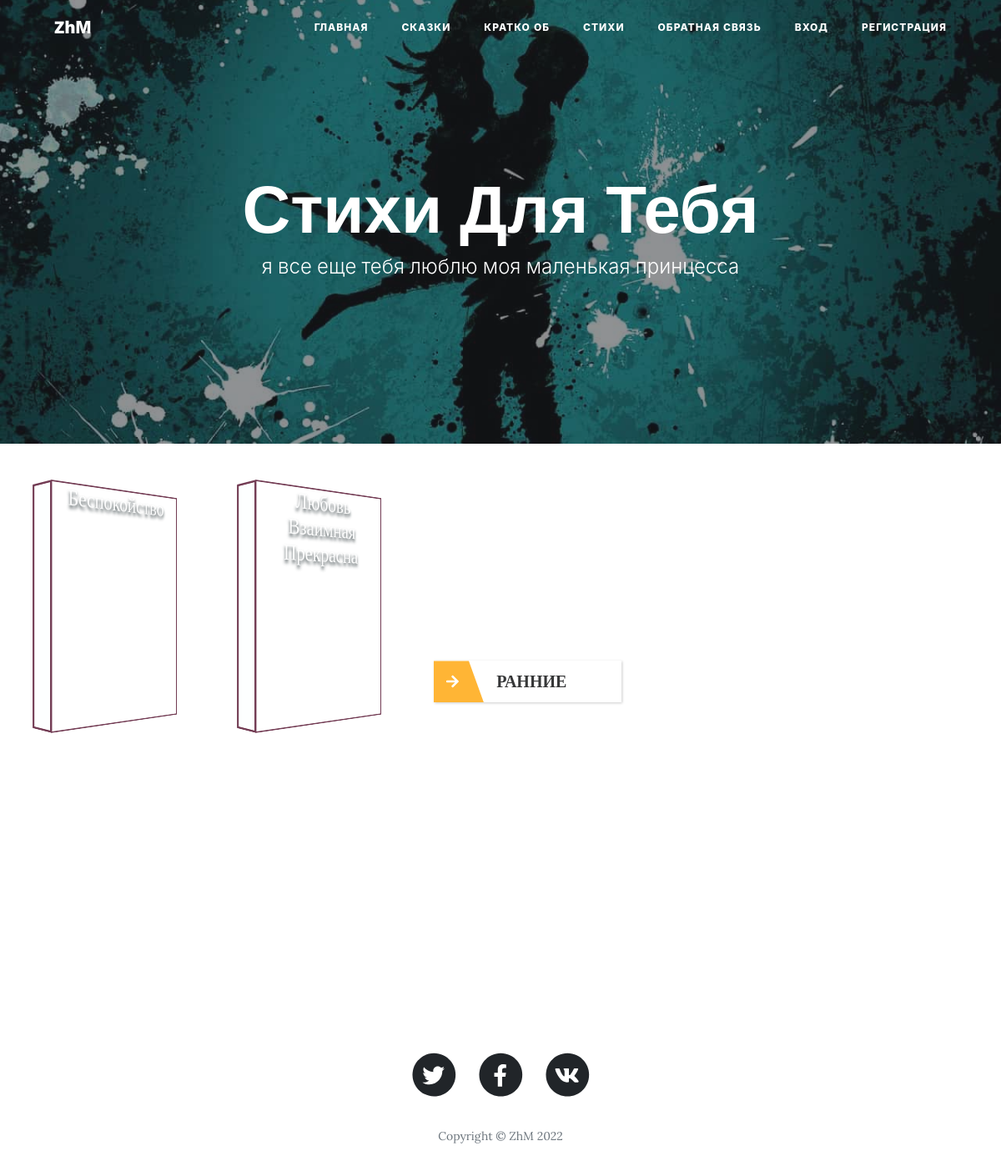
Page /novel on the earlier database version.
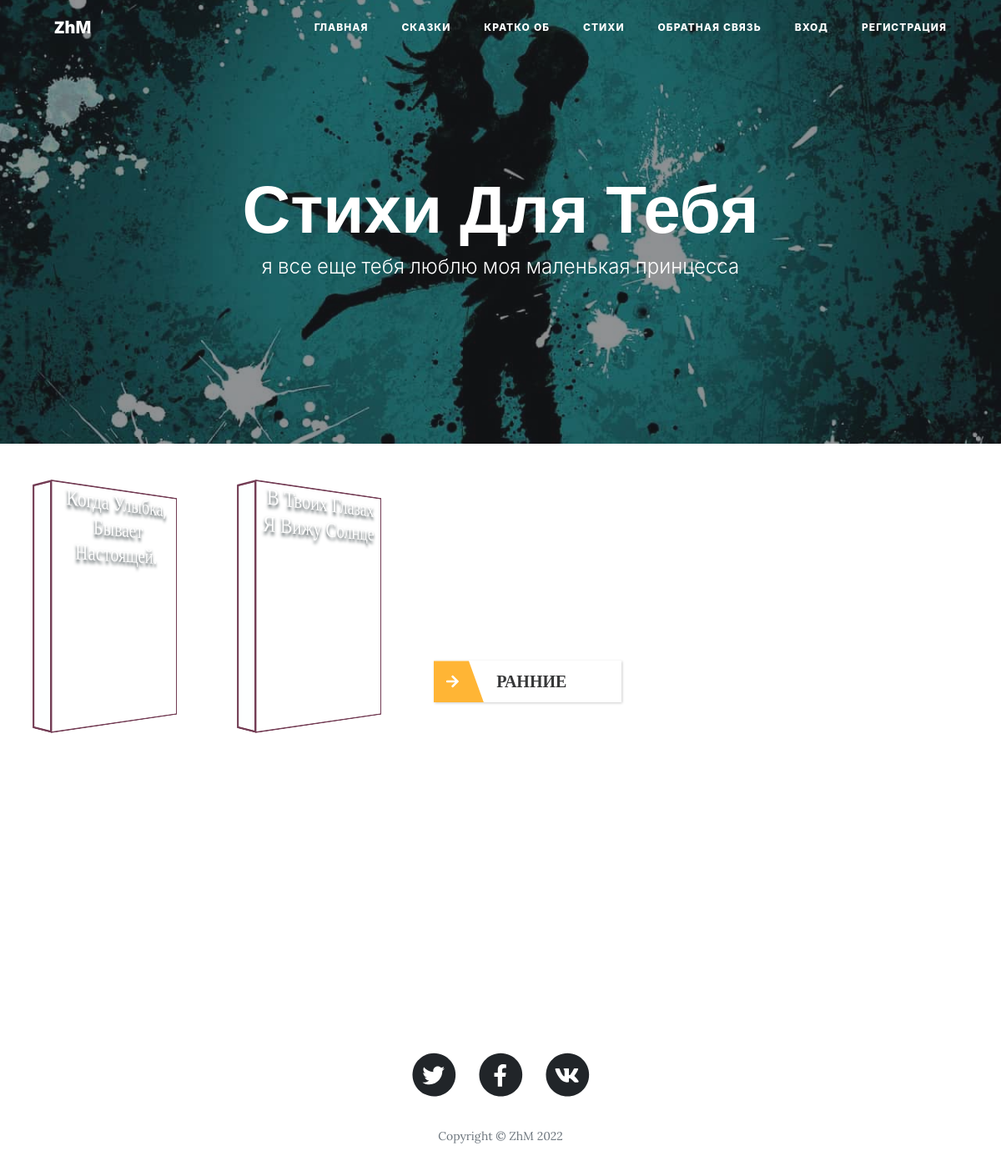
Same page on the later database version.
### main.py (models this page shows)
class Novel(db.Model):
    __tablename__ = "novel"
    id = db.Column(db.Integer, primary_key=True)
    date = db.Column(db.String(10), nullable=False)
    title = db.Column(db.String(250), nullable=False)
    subtitle = db.Column(db.String(250), nullable=False)
    body = db.Column(db.String, nullable=False)
    img = db.Column(db.String)
    gif = db.Column(db.String)

### main.py (the view)
@app.route('/novel')
def get_novel():
    novels = db.session.query(Novel).order_by(db.desc(Novel.date)).all()[:2]
    return render_template('novel.html', novels=novels, datetime=datetime, dt=dt)

### templates/novel.html
{% include 'header.html' %}
    <div id="novel">
        {%include 'novelpage.html' %}
    </div>
 {% include 'footer.html' %}

### templates/novelpage.html (shortened to what this page needs)
        <header class="masthead"
                style="background-image: url({{ url_for('static', filename='assets/img-novel/main-novel.jpg') }});
                       margin-bottom: 0px;">
            <div class="overlay"></div>
            <div class="container">
                <div class="row">
                    <div class="col-lg-8 col-md-10 mx-auto">
                        <div class="site-heading">
                            <h1>Стихи Для Тебя</h1>
                            <span class="subheading">я все еще тебя люблю моя маленькая принцесса</span>
                        </div>
                    </div>
                </div>
            </div>
        </header>
        <div class="novel-wrapper">
        <div class="main-novel">
           <ul>
        {% if novels %}
            {% for novel in novels %}
                 <li class="glide__slide" id="{{ novel.id }}">
                    <div class="glide__bg frame l_rotate" style="background-image: url({{ novel.gif }})">
                        <div class="glide__bgc">
                          <span class="oh fw-bold">{{ novel.title }}</span>
                        </div>
                        <div></div>
                        <div></div>
                    </div>
                </li>
            {% endfor %}
        {% endif %}
               <li style="width: 245px; position: relative; height:300px;">
                   <div id="btn_novel_list" class="novel__btn novel__btn_icon" disabled="{{ btnFade }}">
                    <i class="fas fa-arrow-right" aria-hidden="true"></i>
                    РАННИЕ СТИХИ
                    </div>
               </li>
    </ul>
        </div>
    </div>

Differences in the rows shown:
no longer on this page (row unchanged): Novel: title "Беспокойство"
no longer on this page (row unchanged): Novel: title "Любовь Взаимная Прекрасна"
added Novel: title "Когда Улыбка, Бывает Настоящей."
added Novel: title "В Твоих Глазах Я Вижу Солнце"
